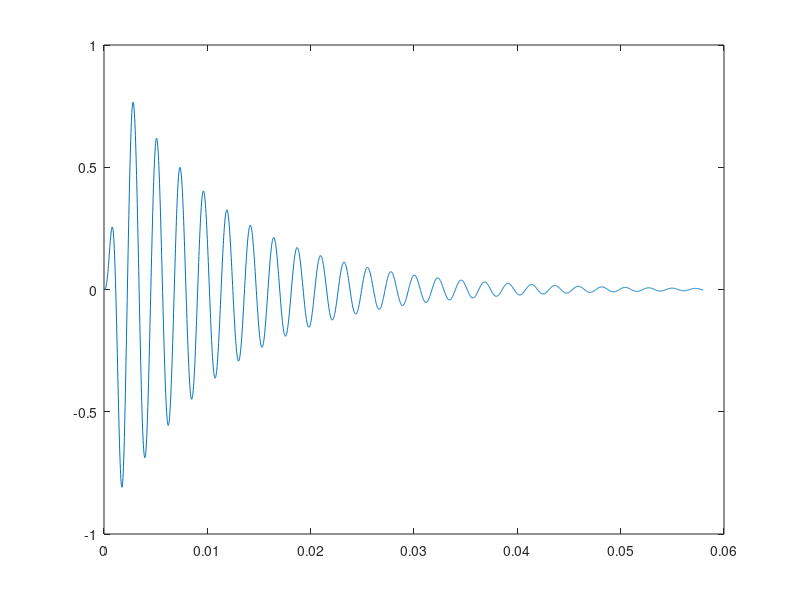

This chart was generated by the following MATLAB code:
% modified FOF
t = 0.002;
beta = pi/t;
alpha = 30*pi;
f = 441;
omega = 2*pi*f;
Phi =0;
fs = 44100;
kn1 = [0:fs*t-1]/fs;
gain = 1;
s1 = gain*(1 - cos(beta*kn1))/2.*exp(-alpha*kn1).*sin(omega*kn1+Phi);

for ts = 1:5000
    st = gain*exp(-alpha*t*ts);
    if st < 0.005
        break
    end
end

kn2 = [t*fs:t*fs*ts]/fs;
s2 = gain*exp(-alpha*kn2).*sin(omega*kn2 + Phi);
s = [s1 s2];
figure
n = length(s);
% plot(s)
tn = [0:n-1]/fs;
plot(tn,s)
% hold on
% scatter(round(fs/f*2),s(round(fs/f*2)))
% figure
% fn = [0:1/n:1-1/n]*fs;
% S = 20*log10(abs(fft(s)));
% S_0db = S - max(S);
% plot(fn,S_0db)
% xlim([0 5000])

% % % S = fft(s);
% % % w = [1:round(n/2)]/(fs/2)*pi;
% % % [b,a] = invfreqz(S(1:round(n/2)),w,1,2);
% % % 
% % % [h, w] = freqz(b,a,'whole',n);
% % % figure
% % % S = 20*log10(abs(fft(h)));
% % % S_0db = S - max(S);
% % % plot(w/(2*pi)*fs,S)
% % % xlim([0 5000])

% s = conv(s,rand(1,length(s)+1));
% s = conv(s,s);
% s = s(10:end-50);
% n = length(s);
% figure
% tn = [0:n-1]/fs;
% plot(s)
% 
% figure
% fn = [0:1/n:1-1/n]*fs;
% S = 20*log10(abs(fft(s)));
% S_0db = S - max(S);
% plot(fn,S_0db)
% xlim([0 5000])



% db = -6;
% P_1 = find(S_0db(1:round(n/2)) >= db, 1);
% dif1 = abs(S_0db(P_1-1)-db)/(S_0db(P_1) - S_0db(P_1-1));
% bw1 = P_1-1 + dif1;
% 
% P_2 = find(S_0db(P_1:round(n/2)) <= db, 1)-1+P_1;
% dif2 = abs(S_0db(P_2-1)-db)/abs(S_0db(P_2) - S_0db(P_2-1));
% bw2 = P_2-1 + dif2;
% 
% bw = fs/n*(bw2 - bw1);

% vq = interp1([1:n]/n*fs,S_0db,1:fs,'spline');
% P_1 = find(vq(1:fs/2) >= db, 1);
% P_2 = find(vq(P_1:fs/2) <= db, 1)-1+P_1;
% bw = (P_2 - P_1)/2;